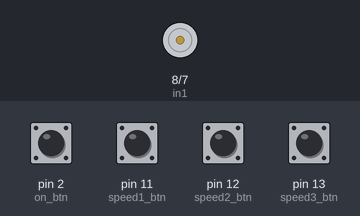
Simulated run of this sketch. Board: Arduino Uno, built with avr-gcc and run on an emulated ATmega328P. Parts: motor-driver pin pairs drawn as motors (green arrow = first pin HIGH = forward, orange = second pin HIGH = backward, longer = more drive, scaled by the enable pin). Inputs (shaded band) come from the test bench; at power-on: pin 2 (on_btn), pin 11 (speed1_btn), pin 12 (speed2_btn), pin 13 (speed3_btn) HIGH.

Above: at 1.4 s.
1.5 s: pin 2 (on_btn) pulled LOW for 1 s
At 1.65 s:
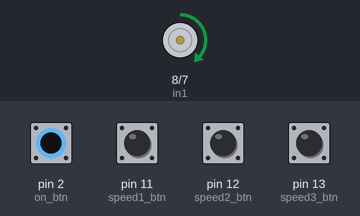
4.0 s: pin 2 (on_btn) pulled LOW for 0.35 s
At 5.2 s:
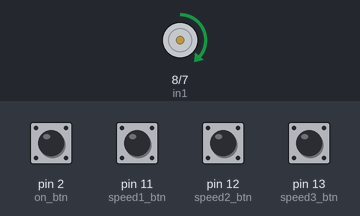
5.8 s: pin 12 (speed2_btn) pulled LOW for 0.35 s
At 6.6 s:
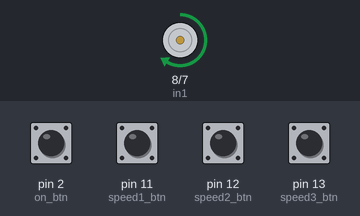
7.6 s: pin 13 (speed3_btn) pulled LOW for 0.35 s
At 9.0 s:
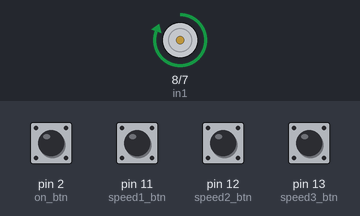
9.4 s: pin 11 (speed1_btn) pulled LOW for 0.35 s
At 10.5 s:
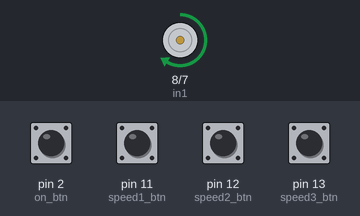
Timing chart, 0 to 12.2 s (numbered marks = the images above; inputs shaded):
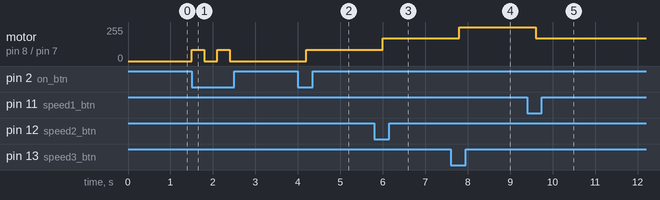

Measured:
- after the input at 1.5 s, motor on pin 8 (in1) / pin 7 (in2): alternates forward 85/255 for 0.30 s and stopped for 0.30 s, 4 changes in all, then stays stopped, starting at once
- after the input at 4.0 s, motor on pin 8 (in1) / pin 7 (in2): stopped → forward 85/255 after 0.20 s
- after the input at 5.8 s, motor on pin 8 (in1) / pin 7 (in2): forward 85/255 → forward 170/255 after 0.20 s
- after the input at 7.6 s, motor on pin 8 (in1) / pin 7 (in2): forward 170/255 → forward 255/255 after 0.20 s
- after the input at 9.4 s, motor on pin 8 (in1) / pin 7 (in2): forward 255/255 → forward 170/255 after 0.20 s

The sketch:

motor_control.ino
```cpp
// Motor connections
int enA = 9;
int in1 = 8;
int in2 = 7;
int on_btn = 2;
int speed1_btn = 11;
int speed2_btn = 12;
int speed3_btn = 13;

//declaring initial button states
int  on_btn_state = 0;
int  speed1_btn_state = 0;
int  speed2_btn_state = 0;
int  speed3_btn_state = 0;

//declaring if blender is on or off
bool on=false;

void setup() {
	// Set all the motor control pins to outputs
	pinMode(enA, OUTPUT);
	pinMode(in1, OUTPUT);
	pinMode(in2, OUTPUT);

  // Set buttons to input
  pinMode(on_btn, INPUT_PULLUP);
  pinMode(speed1_btn, INPUT_PULLUP);
  pinMode(speed2_btn, INPUT_PULLUP);
  pinMode(speed3_btn, INPUT_PULLUP);

	// Turn off motors - Initial state
	digitalWrite(in1, LOW);
	digitalWrite(in2, LOW);

  Serial.begin(9600);
}

void loop() {
  //read button states
  on_btn_state = digitalRead(on_btn);
  speed1_btn_state = digitalRead(speed1_btn);
  speed2_btn_state = digitalRead(speed2_btn);
  speed3_btn_state = digitalRead(speed3_btn);

  //Active low; if buttons are pressed
  if(on_btn_state==0 && on==false){
    setOn();
    on=true;
  }else if(on_btn_state==0 && on==true){
    setOff();
    on=false;
  }else if(speed1_btn_state==0 && on==true){
    setSpeed1();
  }else if(speed2_btn_state==0 && on==true){
    setSpeed2();
  }else if(speed3_btn_state==0 && on==true){
    setSpeed3();
  }
  delay(300);
}

//turn the blender on
void setOn(){
  digitalWrite(in1, HIGH);
	digitalWrite(in2, LOW);
  analogWrite(enA, 85);
}

//turn the blender off
void setOff(){
	analogWrite(enA, 85);
  digitalWrite(in1, LOW);
	digitalWrite(in2, LOW);
}

//set speed setting 1
void setSpeed1(){
	analogWrite(enA, 85);
  digitalWrite(in1, HIGH);
	digitalWrite(in2, LOW);
}

//set speed setting 2
void setSpeed2(){
	analogWrite(enA, 170);
  digitalWrite(in1, HIGH);
	digitalWrite(in2, LOW);
}

//set speed setting 3
void setSpeed3(){
	analogWrite(enA, 255);
  digitalWrite(in1, HIGH);
	digitalWrite(in2, LOW);
}
```
